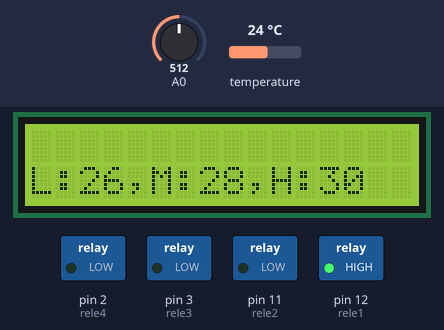
This sketch was run on a simulated Arduino Uno, built with avr-gcc and run on an emulated ATmega328P. Shown: 16×2 character LCD, switched loads named in the sketch (green lamp = pin HIGH). The test bench sets the inputs (shaded band); at power-on: A0 = 512, temperature 24 °C. What the sketch prints to the serial monitor is not drawn.

Above: at 1.2 s.
1.3 s: A0 set to 581
3.6 s: A0 set to 607
At 5.2 s:
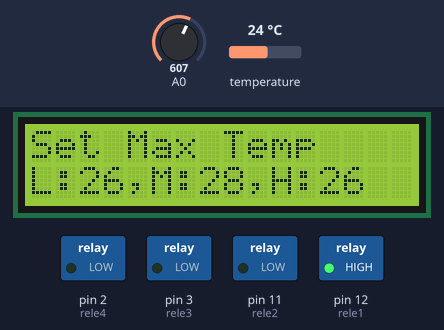
6.2 s: A0 set to 781
8.2 s: A0 set to 810
At 10.6 s:
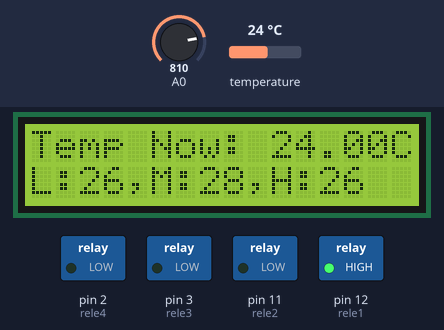
10.9 s: temperature set to 25.4 °C
At 11.3 s:
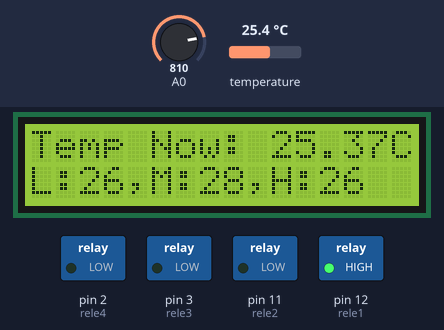
12.5 s: temperature set to 26.6 °C
At 14.7 s:
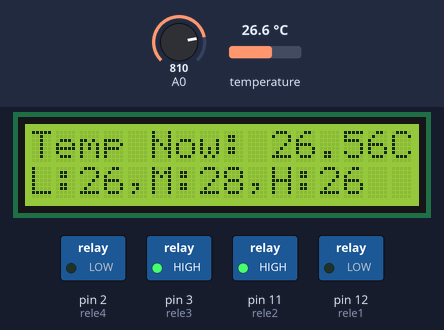
Timing chart, 0 to 15.8 s (numbered marks = the images above; inputs shaded):
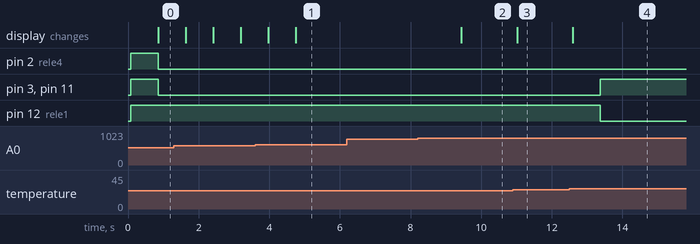

The sketch:

TempControlRelay.ino
```cpp
//////////////////////////////////////////////
// Используемые библиотерки и их выводы //////
//////////////////////////////////////////////
#include <OneWire.h>  ////////////////////////
#include <DallasTemperature.h> ///////////////
#include <LiquidCrystal.h>  //////////////////
OneWire oneWire(13); /////////////////////////
DallasTemperature sensors(&oneWire);//////////
LiquidCrystal lcd(8, 9, 4, 5, 6, 7);//////////
#define rele1 12 /////////////////////////////
#define rele2 11 /////////////////////////////
#define rele3 3  /////////////////////////////
#define rele4 2  /////////////////////////////
int r1; //////////////////////////////////////
int r2; //////////////////////////////////////
int r3; //////////////////////////////////////
int r4; //////////////////////////////////////
const int BUTTON_NONE = 0; ///////////////////
const int BUTTON_RIGHT = 1; //////////////////
const int BUTTON_UP = 2; /////////////////////
const int BUTTON_DOWN = 3; ///////////////////
const int BUTTON_LEFT = 4; ///////////////////
const int BUTTON_SELECT = 5; /////////////////
const int TempLvL0 = 0; //////////////////////
const int TempLvL1 = 1; //////////////////////
const int TempLvL2 = 2; //////////////////////
const int TempLvL3 = 3; //////////////////////
const int TempLvL4 = 4; //////////////////////
int TempCritical = 36; ///////////////////////
int TempHigh = 31; ///////////////////////////
int TempMid = 28; ////////////////////////////
int TempLow = 26; ////////////////////////////
int TH; //////////////////////////////////////
int TM; //////////////////////////////////////
int TL; //////////////////////////////////////
unsigned long lasttime; // for millis timer //
float Temp;///////////////////////////////////
int button; //////////////////////////////////
int TempRound; ///////////////////////////////
int TempLvl;  ////////////////////////////////
int getPressedButton() { /////////////////////
  int buttonValue = analogRead(0); ///////////
  if (buttonValue < 100) { ///////////////////
    return BUTTON_RIGHT; /////////////////////
  } //////////////////////////////////////////
  else if (buttonValue < 200) { //////////////
    return BUTTON_UP; ////////////////////////
  } //////////////////////////////////////////
  else if (buttonValue < 400) { //////////////
    return BUTTON_DOWN; //////////////////////
  } //////////////////////////////////////////
  else if (buttonValue < 600) { //////////////
    return BUTTON_LEFT; //////////////////////
  } //////////////////////////////////////////
  else if (buttonValue < 800) { //////////////
    return BUTTON_SELECT; ////////////////////
  } //////////////////////////////////////////
  return BUTTON_NONE; ////////////////////////
} ////////////////////////////////////////////
int getTempLvl() { ///////////////////////////
  int Temp = sensors.getTempCByIndex(0);//////
  if (round(Temp) >= TempCritical) {//////////
    return TempLvL4;//////////////////////////
  }///////////////////////////////////////////
  else if (round(Temp) >= TempHigh) {/////////
    return TempLvL3;//////////////////////////
  }///////////////////////////////////////////
  else if (round(Temp) >= TempMid) {//////////
    return TempLvL2;//////////////////////////
  }
  else if (round(Temp) >= TempLow) {
    return TempLvL1;
  }
  else if (round(Temp) <= TempLow) {
    return TempLvL0;
  }
}
void setup() { ///////////////////////////////
  Serial.begin(9600);
  sensors.begin();
  lcd.begin(16, 2);
  pinMode(rele1, OUTPUT);
  pinMode(rele2, OUTPUT);
  pinMode(rele3, OUTPUT);
  pinMode(rele4, OUTPUT);
  digitalWrite(rele1, HIGH);
  digitalWrite(rele2, HIGH);
  digitalWrite(rele3, HIGH);
  digitalWrite(rele4, HIGH);
  TempRound = round(Temp);
}
void loop() { ////////////////////////////////
  button = getPressedButton();
  TempLvl = getTempLvl();
  sensors.requestTemperatures(); // считываем температуру с датчиков
  Temp = sensors.getTempCByIndex(0);  // Получаем температуру с датчика 1
  TempRound = round(Temp);
  TH = round(TempHigh);
  TM = round(TempMid);
  TL = round(TempLow);
  if (( Temp > 20 ) && ( button == 0 )){ // Отображение температуры, если не нажата ниодна кнопка
  lcd.setCursor(0, 0);
  lcd.print("Temp Now: ");
  lcd.print(Temp);
  lcd.print("C");
  lcd.setCursor(0, 1);
  lcd.print("L:");
  lcd.print(TempLow);
  lcd.print(",M:");
  lcd.print(TempMid);
  lcd.print(",H:");
  lcd.print(TempHigh);
  }
  switch (button) {
    case BUTTON_RIGHT: // при нажатии кнопки выводим следующий текст
      TempHigh++;
      lcd.setCursor(0, 1);
      lcd.print("L:");
      lcd.print(TempLow);
      lcd.print(",M:");
      lcd.print(TempMid);
      lcd.print(",H:");
      lcd.print(TempHigh);
      break;
    case BUTTON_LEFT:
      TempHigh--;
      lcd.setCursor(0, 1);
      lcd.print("L:");
      lcd.print(TempLow);
      lcd.print(",M:");
      lcd.print(TempMid);
      lcd.print(",H:");
      lcd.print(TempHigh);
      break;
    case BUTTON_UP:
      TempHigh++;
      TempMid++;
      TempLow++;
      lcd.setCursor(0, 1);
      lcd.print("L:");
      lcd.print(TempLow);
      lcd.print(",M:");
      lcd.print(TempMid);
      lcd.print(",H:");
      lcd.print(TempHigh);
      break;
    case BUTTON_DOWN:
      TempHigh--;
      TempMid--;
      TempLow--;
      lcd.setCursor(0, 1);
      lcd.print("L:");
      lcd.print(TempLow);
      lcd.print(",M:");
      lcd.print(TempMid);
      lcd.print(",H:");
      lcd.print(TempHigh);
      break;
    case BUTTON_SELECT:
      lcd.setCursor(0, 0);
      lcd.print("                 ");
      lcd.setCursor(0, 0);
      lcd.print("Set Max Temp");
      break;
  }
  switch (TempLvl){
    case TempLvL0: // t ниже 26С. В работе однофазные
      digitalWrite(rele1, HIGH);
      digitalWrite(rele2, LOW);
      digitalWrite(rele3, LOW);
      digitalWrite(rele4, LOW);
      break;
   case TempLvL1: // t выше 26С. Работают трехфазные к соседям
      digitalWrite(rele1, LOW);
      digitalWrite(rele2, HIGH);
      digitalWrite(rele3, LOW);
      digitalWrite(rele4, LOW);
      break;
   case TempLvL2: // t выше 28С. Работает крыша малый
      digitalWrite(rele1, LOW);
      digitalWrite(rele2, LOW);
      digitalWrite(rele3, HIGH);
      digitalWrite(rele4, LOW);
      break;
   case TempLvL3: // t выше 30С. Работает малый крыша и трехфазники соседи.
      digitalWrite(rele1, LOW);
      digitalWrite(rele2, HIGH);
      digitalWrite(rele3, HIGH);
      digitalWrite(rele4, LOW);
      break;
   case TempLvL4: // t выше 36С. Это хуево. Работают два на крыше
      digitalWrite(rele1, LOW);
      digitalWrite(rele2, LOW);
      digitalWrite(rele3, HIGH);
      digitalWrite(rele4, HIGH);
      break;
  }
if (millis() - lasttime > 10000) {
    lasttime = millis();
    r1 = digitalRead(rele1);
    r2 = digitalRead(rele2);
    r3 = digitalRead(rele3);
    r4 = (digitalRead(rele4));
    Serial.print("Temp Now");
    Serial.print(": ");
    Serial.print(sensors.getTempCByIndex(0)); // отправляем температуру
    Serial.println("C");
    Serial.print("Temp Level ");
    Serial.println(TempLvl);
    Serial.println("Working propellers: ");
    Serial.print ("#1 - ");
    Serial.println (r1);
    Serial.print ("#1 - ");
    Serial.println (r2);
    Serial.print ("#3 - ");
    Serial.println (r3);
    Serial.print ("#4 - ");
    Serial.println (r4);
    }
  }
```

Measured:
- the behaviour switches between 599 and 600 on A0 (found by bisection; images 0 and 1)
- the behaviour switches between 799 and 800 on A0 (found by bisection; images 1 and 2)
- the behaviour switches between 25.9 and 26 °C on temperature (found by bisection; images 3 and 4)
- after the input at 3.6 s, the display: first differs from a run without the input after 1.2 s (image 1)
- after the input at 6.2 s, every drawn part: stays the same
- after the input at 8.2 s, the display: changes after 1.2 s (image 2)
- after the input at 10.9 s, the display: changes after 0.12 s (image 3)
- after the input at 12.5 s, pin 3 (rele3), pin 11 (rele2): LOW → HIGH after 0.87 s; pin 12 (rele1): HIGH → LOW after 0.87 s; the display: changes after 0.09 s (image 4)
